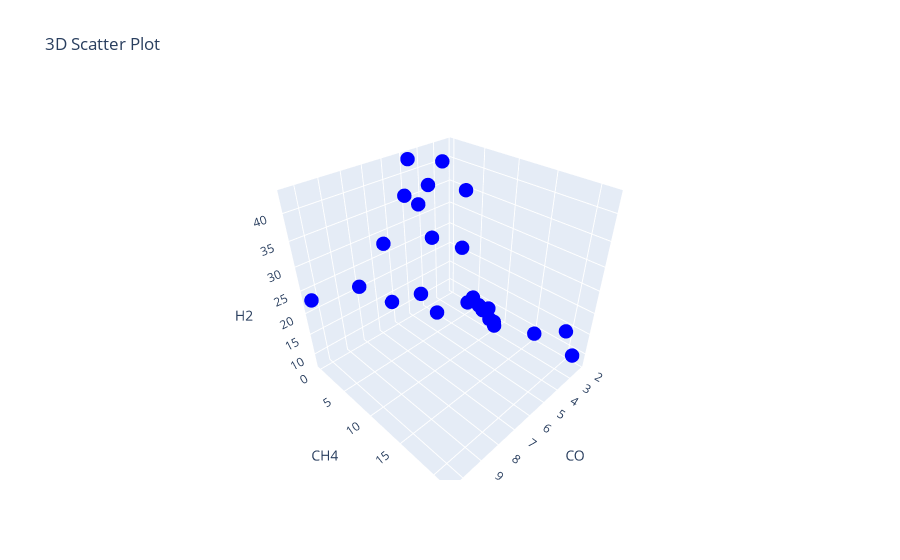

The code cell stored with this chart in its notebook:
### Code cell
import plotly.graph_objects as go

# Sample data
x = df['CO']
y = df['CH4']
z = df['H2']

# Create a 3D scatter plot
fig = go.Figure(data=[go.Scatter3d(x=x, y=y, z=z, mode='markers', marker=dict(size=5, color='blue'))])

# Set plot title and axis labels
fig.update_layout(title='3D Scatter Plot',
                  scene=dict(
                      xaxis_title='CO',
                      yaxis_title='CH4',
                      zaxis_title='H2'))

# Show the plot
fig.show()

### Figure 1 — Plotly figure (JSON) as saved in the notebook; plotly's stock layout.template omitted (floating-point values rounded to 4 significant figures)
{"data": [{"marker": {"color": "blue", "size": 5}, "mode": "markers", "type": "scatter3d", "x": [3.1, 2.8, 2.7, 2.2, 2.7, 2.7, 2.6, 3, 3.1, 2.6, 5.1, 5.1, 3.9, 5.1, 2.9, 6.3, 7, 4.4, 2.5, 4.8, 5.1, 4.6, 3.9, 3.2, 10.4, 8.2, 5.2], "y": [8.4, 16.2, 21.5, 19.5, 5.7, 6.8, 8.3, 10.2, 10.5, 8.6, 5.2, 5.2, 7.6, 5.2, 4, 0, 1.9, 2.6, 3.5, 0, 0, 0.9, 0.7, 1.3, 0, 0.7, 2.5], "z": [11.2, 11.5, 11, 13.8, 11.4, 10.2, 10.4, 9.4, 8.9, 7.7, 12.4, 12.4, 14.4, 12.4, 23.4, 13.4, 30, 27.4, 35.5, 42.8, 36, 34, 37, 41.2, 23, 21.9, 15.2]}], "layout": {"scene": {"xaxis": {"title": {"text": "CO"}}, "yaxis": {"title": {"text": "CH4"}}, "zaxis": {"title": {"text": "H2"}}}, "title": {"text": "3D Scatter Plot"}}}
